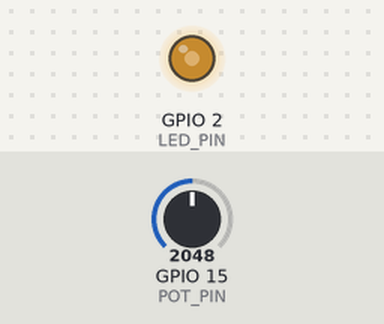
Bench run of a sketch on a simulated ESP32. Shown: output pins drawn as LEDs (lit = HIGH). Inputs (shaded band) come from the test bench; at power-on: GPIO 15 (POT_PIN) = 2048. What the sketch prints to the serial monitor is not drawn.

Above: at 1.2 s.
1.3 s: GPIO 15 (POT_PIN) set to 2866
At 2.0 s:
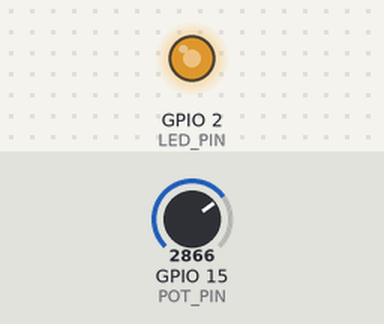
3.0 s: GPIO 15 (POT_PIN) set to 3603
At 4.2 s:
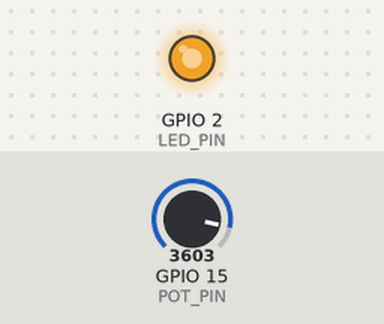
4.5 s: GPIO 15 (POT_PIN) set to 491
At 5.6 s:
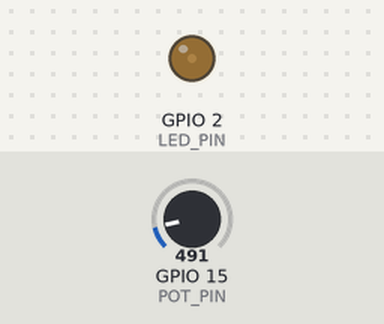
6.0 s: GPIO 15 (POT_PIN) set to 0
At 6.7 s:
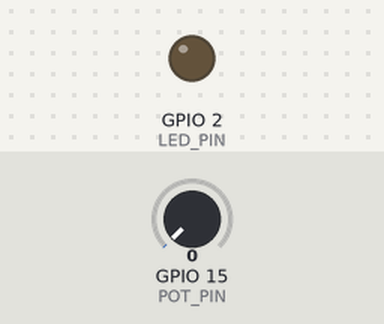
Timing chart, 0 to 8.5 s (numbered marks = the images above; inputs shaded):
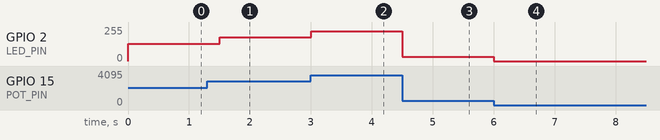

Measured:
- after the input at 1.3 s, GPIO 2 (LED_PIN): 128/255 → 178/255 after 0.20 s
- after the input at 3.0 s, GPIO 2 (LED_PIN): 178/255 → 224/255 at once
- after the input at 4.5 s, GPIO 2 (LED_PIN): 224/255 → 31/255 at once
- after the input at 6.0 s, GPIO 2 (LED_PIN): 31/255 → 0/255 at once

The sketch:

sketch_oct7a.ino
```cpp
      //FreeRTOS Queues – Three Tasks

      #include<Arduino.h>
      #include<freertos/FreeRTOS.h>

      #define POT_PIN 15
      #define LED_PIN 2

      QueueHandle_t q1 = NULL;
      QueueHandle_t q2 = NULL;

      void sensor(void *p){
        while(1){

          uint16_t v=analogRead(POT_PIN);
          xQueueSend(q1,&v,portMAX_DELAY);
          xQueueSend(q2,&v,portMAX_DELAY);
          vTaskDelay(300/portTICK_PERIOD_MS);
        }
      }

      void LEDTask(void *p){
        uint16_t l;

        while(1){
          xQueueReceive(q1,&l,portMAX_DELAY);
          ledcWrite(LED_PIN,l);
        }
      }

      void SerialTask(void *p){
        uint16_t s;
        while(1){
          xQueueReceive(q2,&s,portMAX_DELAY);
          Serial.print(s);

        }
      }

      void setup(){
        Serial.begin(115200);
        ledcAttach(LED_PIN,5000,12);
        q1=xQueueCreate(5,sizeof(uint16_t));
        q2=xQueueCreate(5,sizeof(uint16_t));

        xTaskCreatePinnedToCore(sensor,"sensor",3000,NULL,1,NULL,1);
        xTaskCreatePinnedToCore(LEDTask,"LED",3000,NULL,1,NULL,1);
        xTaskCreatePinnedToCore(SerialTask,"serial",3000,NULL,1,NULL,1);
      }

      void loop(){

      }
```
